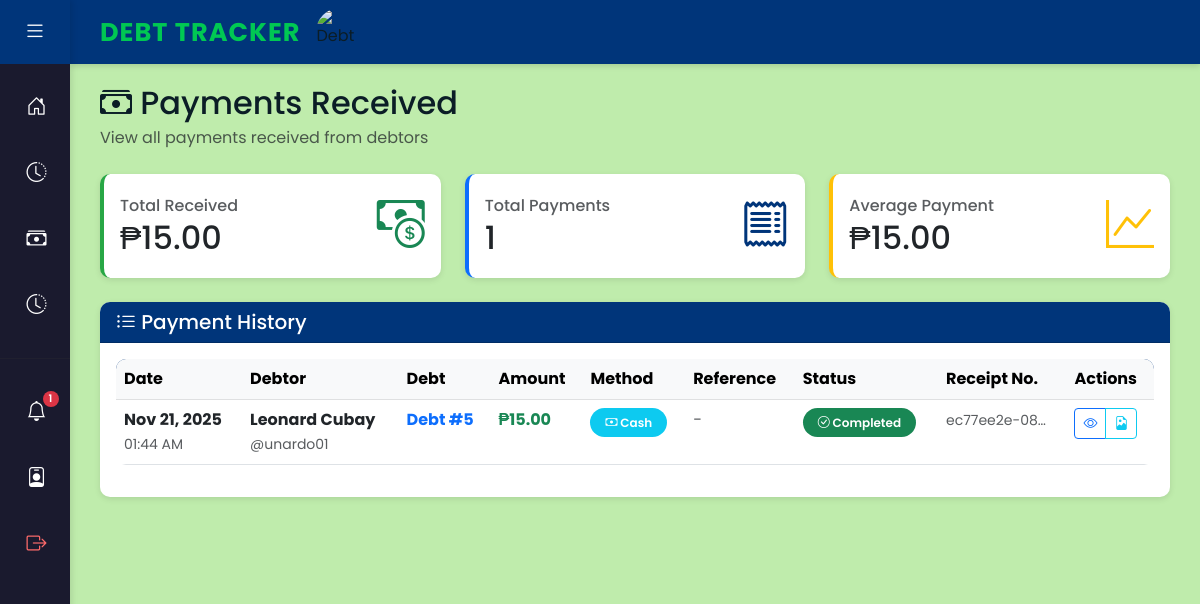
The page /payments/ (signed in) on the database as committed earlier.
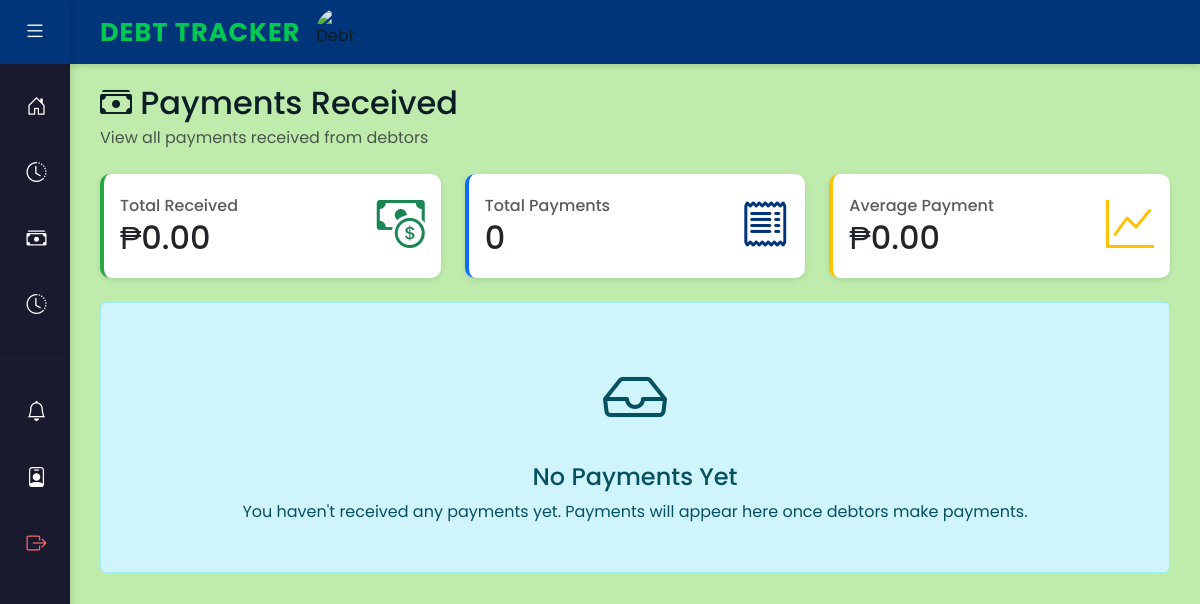
The same page on the database as committed later.
### myapp/models.py (models this page shows, shortened)
class Payment(models.Model):
    PAYMENT_METHOD_CHOICES = [
        ('cash', 'Cash'),
        ('gcash', 'GCash'),
    ]
    PAYMENT_STATUS_CHOICES = [
        ('pending_debtor_proof', 'Awaiting Debtor Proof'),
        ('pending_creditor_proof', 'Awaiting Creditor Proof'),
        ('completed', 'Completed'),
        ('rejected', 'Rejected'),
    ]
    debt = models.ForeignKey(
        Debt,
        on_delete=models.CASCADE,
        related_name='payments',
        help_text="Associated debt for this payment"
    )
    payer = models.ForeignKey(
        settings.AUTH_USER_MODEL,
        on_delete=models.CASCADE,
        related_name='payments_made',
        help_text="User who made the payment"
    )
    amount = models.DecimalField(
        max_digits=10,
        decimal_places=2,
        validators=[MinValueValidator(0.01)],
        help_text="Amount paid"
    )
    method = models.CharField(
        max_length=20,
        choices=PAYMENT_METHOD_CHOICES,
        help_text="Payment method used"
    )
    reference_number = models.CharField(
        max_length=100,
        blank=True,
        null=True,
        help_text="Transaction/Reference number (optional)"
    )
    debtor_proof = models.FileField(
        upload_to='payment_proofs/debtor/%Y/%m/%d/',
        blank=True,
        null=True,
        help_text="Debtor's proof of payment (for cash payments)"
    )
    creditor_proof = models.FileField(
        upload_to='payment_proofs/creditor/%Y/%m/%d/',
        blank=True,
        null=True,
        help_text="Creditor's proof of receipt (for cash payments)"
    )
    payment_date = models.DateTimeField(
        blank=True,
        null=True,
        help_text="Date when payment was completed"
    )
    status = models.CharField(
        max_length=30,
        choices=PAYMENT_STATUS_CHOICES,
        default='completed',
        help_text="Payment verification status"
    )
    receipt_no = models.CharField(
        max_length=50,
        unique=True,
        default=uuid.uuid4,
        editable=False,
        help_text="Unique receipt number"
    )
    transaction_id = models.CharField(
        max_length=100,
        unique=True,
        editable=False,
        default='',
        help_text="Unique transaction ID"
    )
    receipt_file = models.FileField(
        upload_to='receipts/',
        blank=True,
        null=True,
        help_text="Generated PDF receipt"
    )
    created_at = models.DateTimeField(
        auto_now_add=True,
        help_text="Date when payment was recorded"
    )
    verified_at = models.DateTimeField(
        blank=True,
        null=True,
        help_text="Date when payment was verified"
    )
    class Meta:
        verbose_name = 'Payment'
        verbose_name_plural = 'Payments'
        ordering = ['-created_at']
        indexes = [
            models.Index(fields=['debt', 'status']),
            models.Index(fields=['payer', 'created_at']),
        ]

class Debt(models.Model):
    TYPE_CHOICES = [
        ('money', 'Money'),
        ('product', 'Product'),
    ]
    STATUS_CHOICES = [
        ('pending_confirmation', 'Pending Confirmation'),
        ('active', 'Active'),
        ('awaiting_confirmation', 'Awaiting Confirmation'),
        ('rejected', 'Rejected'),
        ('paid', 'Paid'),
    ]
    creditor = models.ForeignKey(
        settings.AUTH_USER_MODEL,
        on_delete=models.CASCADE,
        related_name='creditor_debts',
        help_text="User who is owed (creditor)"
    )
    debtor = models.ForeignKey(
        settings.AUTH_USER_MODEL,
        on_delete=models.CASCADE,
        related_name='debtor_debts',
        help_text="User who owes (debtor)"
    )
    type = models.CharField(
        max_length=20,
        choices=TYPE_CHOICES,
        default='money',
        help_text="Type of debt: Money or Product"
    )
    amount = models.DecimalField(
        max_digits=10,
        decimal_places=2,
        validators=[MinValueValidator(0.01)],
        help_text="Amount owed (for money) or estimated value (for product)"
    )
    product_name = models.CharField(
        max_length=255,
        blank=True,
        null=True,
        help_text="Name of product/item (if type is Product)"
    )
    description = models.TextField(
        blank=True,
        null=True,
        help_text="Additional details about the debt"
    )
    debt_proof = models.FileField(
        upload_to='debt_proofs/',
        blank=True,
        null=True,
        help_text="Proof of debt (photo, screenshot, or PDF) uploaded by debtor"
    )
    creditor_proof = models.FileField(
        upload_to='creditor_proofs/',
        blank=True,
        null=True,
        help_text="Proof of release - item/money was given to debtor (uploaded by creditor)"
    )
    payment_proof = models.FileField(
        upload_to='payment_proofs_debt/',
        blank=True,
        null=True,
        help_text="Proof of payment when creditor marks debt as paid (optional)"
    )
    debtor_acknowledged = models.BooleanField(
        default=False,
        help_text="[DEPRECATED] Whether debtor has acknowledged receipt of item/money"
    )
    acknowledged_at = models.DateTimeField(
        blank=True,
        null=True,
        help_text="[DEPRECATED] Date when debtor acknowledged receipt"
    )
    paid_amount = models.DecimalField(
        max_digits=10,
        decimal_places=2,
        default=0,
        help_text="Total amount paid towards this debt"
    )
    status = models.CharField(
        max_length=30,
        choices=STATUS_CHOICES,
        default='pending_confirmation',
        help_text="Current status of the debt"
    )
    hidden_from_debtor = models.BooleanField(
        default=False,
        help_text="If True, debt is hidden from debtor's view (soft delete)"
    )
    date_created = models.DateTimeField(
        auto_now_add=True,
        help_text="Date when debt was created"
    )
    date_updated = models.DateTimeField(
        auto_now=True,
        help_text="Date when debt was last updated"
    )
    date_paid = models.DateTimeField(
        blank=True,
        null=True,
        help_text="Date when debt was paid"
    )
    class Meta:
        verbose_name = 'Debt'
        verbose_name_plural = 'Debts'
        ordering = ['-date_created']
        indexes = [
            models.Index(fields=['creditor', 'status']),
            models.Index(fields=['debtor', 'status']),
        ]

class CustomUser(AbstractBaseUser, PermissionsMixin):
    ROLE_CHOICES = [
        ('creditor', 'Creditor'),
        ('debtor', 'Debtor'),
        ('admin', 'Admin'),
    ]
    username = models.CharField(
        max_length=150,
        unique=True,
        help_text="Required. 150 characters or fewer. Unique username."
    )
    full_name = models.CharField(
        max_length=255,
        help_text="Full name of the user"
    )
    email = models.EmailField(
        max_length=255,
        blank=True,
        null=True,
        help_text="Email address (optional)"
    )
    profile_picture = models.ImageField(
        upload_to='profile_pictures/',
        blank=True,
        null=True,
        help_text="Profile picture (optional)"
    )
    profile_summary = models.TextField(
        blank=True,
        null=True,
        help_text="Short bio or profile summary (optional)"
    )
    account_type = models.CharField(
        max_length=20,
        choices=ROLE_CHOICES,
        help_text="User role: Creditor, Debtor, or Admin"
    )
    is_active = models.BooleanField(default=True)
    is_staff = models.BooleanField(default=False)
    date_joined = models.DateTimeField(auto_now_add=True)
    objects = CustomUserManager()
    USERNAME_FIELD = 'username'
    REQUIRED_FIELDS = ['full_name']
    class Meta:
        verbose_name = 'User'
        verbose_name_plural = 'Users'
        ordering = ['-date_joined']

### myapp/views.py (the view)
# urls.py: path('payments/', views.creditor_payments, name='creditor_payments'),
@login_required
def creditor_payments(request):
    if request.user.account_type != 'creditor':
        messages.error(request, "Only creditors can view payment history.")
        return redirect('myapp:home')
    payments = Payment.objects.filter(debt__creditor=request.user).exclude(status='rejected').select_related('debt', 'payer', 'debt__debtor', 'debt__creditor').order_by('-payment_date', '-created_at')
    total_received = sum(float(p.amount) for p in payments)
    payment_count = payments.count()
    average_payment = total_received / payment_count if payment_count > 0 else 0
    context = {
        'payments': payments,
        'total_received': total_received,
        'payment_count': payment_count,
        'average_payment': average_payment,
    }
    return render(request, 'creditor_payments.html', context)

### myapp/templates/creditor_payments.html (shortened to what the changed rows need)
{% extends 'dashboard_base.html' %}
{% load static %}
{% block content %}
<div class="row mb-4">
    <div class="col-12">
        <h2 class="mb-1"><i class="bi bi-cash-stack"></i> Payments Received</h2>
    </div>
</div>
<div class="row mb-4">
    <div class="col-md-4">
        <div class="card summary-card" style="border-left-color: #28a745;">
            <div class="card-body">
                <div class="d-flex justify-content-between align-items-center">
                    <div>
                        <h6 class="text-muted mb-1">Total Received</h6>
                        <h2 class="mb-0">₱{{ total_received|floatformat:2 }}</h2>
                    </div>
                </div>
            </div>
        </div>
    </div>
    <div class="col-md-4">
        <div class="card summary-card" style="border-left-color: #0d6efd;">
            <div class="card-body">
                <div class="d-flex justify-content-between align-items-center">
                    <div>
                        <h6 class="text-muted mb-1">Total Payments</h6>
                        <h2 class="mb-0">{{ payment_count }}</h2>
                    </div>
                </div>
            </div>
        </div>
    </div>
    <div class="col-md-4">
        <div class="card summary-card" style="border-left-color: #ffc107;">
            <div class="card-body">
                <div class="d-flex justify-content-between align-items-center">
                    <div>
                        <h6 class="text-muted mb-1">Average Payment</h6>
                        <h2 class="mb-0">₱{{ average_payment|floatformat:2 }}</h2>
                    </div>
                </div>
            </div>
        </div>
    </div>
</div>
{% if payments %}
<div class="row">
    <div class="col-12">
        <div class="card">
            <div class="card-header bg-primary text-white">
                <h5 class="mb-0">
                    <i class="bi bi-list-ul"></i> Payment History
                </h5>
            </div>
            <div class="card-body">
                <div class="table-responsive">
                    <table class="table table-hover">
                        <thead class="table-light">
                            <tr>
                                <th>Date</th>
                                <th>Debtor</th>
                                <th>Debt</th>
                                <th>Amount</th>
                                <th>Method</th>
                                <th>Reference</th>
                                <th>Status</th>
                                <th>Receipt No.</th>
                                <th>Actions</th>
                            </tr>
                        </thead>
                        <tbody>
                            {% for payment in payments %}
                            <tr>
                                <td>
                                    {% if payment.payment_date %}
                                        <strong>{{ payment.payment_date|date:"M d, Y" }}</strong><br>
                                        <small class="text-muted">{{ payment.payment_date|date:"h:i A" }}</small>
                                    {% else %}
                                        <small class="text-muted">{{ payment.created_at|date:"M d, Y" }}</small>
                                    {% endif %}
                                </td>
                                <td>
                                    <strong>{{ payment.debt.debtor.full_name }}</strong><br>
                                    <small class="text-muted">@{{ payment.debt.debtor.username }}</small>
                                </td>
                                <td>
                                    <a href="{% url 'myapp:debt_detail' payment.debt.id %}" class="text-decoration-none">
                                        <strong>Debt #{{ payment.debt.id }}</strong>
                                    </a><br>
                                </td>
                                <td>
                                    <strong class="text-success">₱{{ payment.amount|floatformat:2 }}</strong>
                                </td>
                                <td>
                                    {% if payment.method == 'cash' %}
                                        <span class="badge bg-info"><i class="bi bi-cash"></i> Cash</span>
                                    {% else %}
                                        <span class="badge bg-primary"><i class="bi bi-phone"></i> GCash</span>
                                    {% endif %}
                                </td>
                                <td>
                                    {% if payment.reference_number %}
                                        <code>{{ payment.reference_number }}</code>
                                    {% else %}
                                        <span class="text-muted">-</span>
                                    {% endif %}
                                </td>
                                <td>
                                    {% if payment.status == 'completed' %}
                                        <span class="badge bg-success"><i class="bi bi-check-circle"></i> Completed</span>
                                    {% elif payment.status == 'pending_creditor_proof' %}
                                        <span class="badge bg-warning text-dark"><i class="bi bi-clock"></i> Pending</span>
                                    {% elif payment.status == 'pending_debtor_proof' %}
                                        <span class="badge bg-warning text-dark"><i class="bi bi-clock"></i> Awaiting Proof</span>
                                    {% elif payment.status == 'rejected' %}
                                        <span class="badge bg-danger"><i class="bi bi-x-circle"></i> Rejected</span>
                                    {% endif %}
                                </td>
                                <td>
                                    <small class="text-muted">{{ payment.receipt_no|truncatechars:12 }}</small>
                                </td>
                                <td>
                                    <div class="btn-group btn-group-sm" role="group">
                                        <a href="{% url 'myapp:debt_detail' payment.debt.id %}"
                                           class="btn btn-outline-primary"
                                           data-bs-toggle="tooltip"
                                           title="View Debt Details">
                                            <i class="bi bi-eye"></i>
                                        </a>
                                        {% if payment.debtor_proof %}
                                        <a href="{{ payment.debtor_proof.url }}"
                                           target="_blank"
                                           class="btn btn-outline-info"
                                           data-bs-toggle="tooltip"
                                           title="View Proof">
                                            <i class="bi bi-file-earmark-image"></i>
                                        </a>
                                        {% endif %}
                                    </div>
                                </td>
                            </tr>
                            {% endfor %}
                        </tbody>
                    </table>
                </div>
            </div>
        </div>
    </div>
</div>
{% else %}
<div class="row">
    <div class="col-12">
        <div class="alert alert-info text-center py-5">
            <i class="bi bi-inbox" style="font-size: 4rem;"></i>
            <h4 class="mt-3">No Payments Yet</h4>
            <p class="mb-0">You haven't received any payments yet. Payments will appear here once debtors make payments.</p>
        </div>
    </div>
</div>
{% endif %}
{% endblock %}

Rows that differ between the two databases and show on the page:
removed Payment: payment_date "Nov 21, 2025", payment_date "01:44 AM", debt.debtor.full_name "Leonard Cubay", debt.debtor.username "unardo01", debt.id "5", amount "15.00", method "cash" (drawn), status "completed" (drawn), receipt_no "ec77ee2e-08…"
Other text that changed with them:
{{ total_received|floatformat:2 }}: "15.00" → "0.00"
{{ payment_count }}: "1" → "0"
{{ average_payment|floatformat:2 }}: "15.00" → "0.00"
{{ unread_notifications_count }}: "1" → (not shown)
text no longer shown: "Payment History Date Debtor Debt Amount Method Reference Status Receipt No. Actions"
text now shown: "No Payments Yet You haven't received any payments yet. Payments will appear here once debtors make payments."
